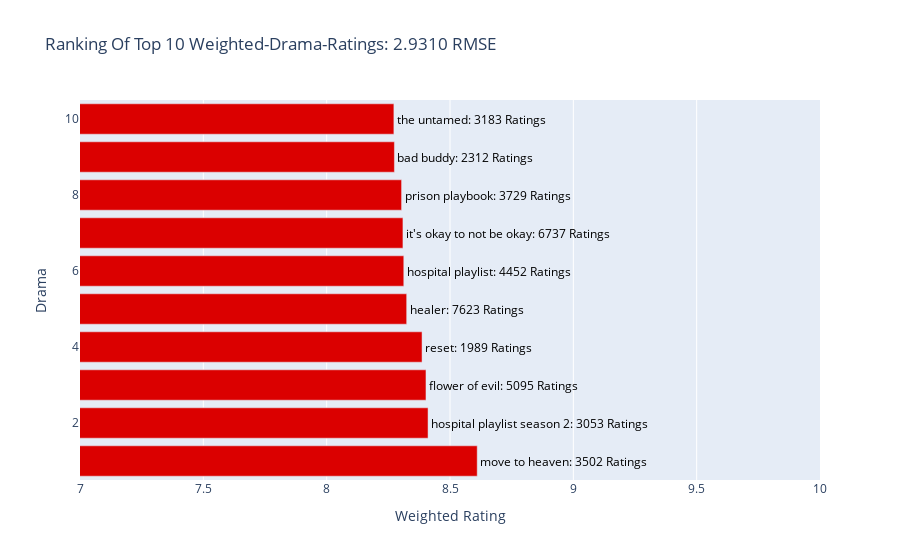

Write notebook code for a chart like this one.
### Code cell
# Create DataFrame for plotting
df_plot = pd.DataFrame(weighted_score[:n], columns=['Rating'])
df_plot.index = weighted_drama_ids[:10]
ranking_weighted_rating = df_plot.join(ratings_count).join(df_titles)
del df_plot


# Create trace
trace = go.Bar(x = ranking_weighted_rating['Rating'],
               text = ranking_weighted_rating['Name'].astype(str) +': '+ ranking_weighted_rating['Rating-Count'].astype(str) + ' Ratings',
               textposition = 'outside',
               textfont = dict(color = '#000000'),
               orientation = 'h',
               y = list(range(1, n+1)),
               marker = dict(color = '#db0000'))
# Create layout
layout = dict(title = 'Ranking Of Top {} Weighted-Drama-Ratings: {:.4f} RMSE'.format(n, rmse),
              xaxis = dict(title = 'Weighted Rating',
                          range = (7, 10)),
              yaxis = dict(title = 'Drama'))
# Create plot
fig = go.Figure(data=[trace], layout=layout)
iplot(fig)

### Figure 1 — Plotly figure (JSON) as saved in the notebook; plotly's stock layout.template omitted (floating-point values rounded to 4 significant figures)
{"data": [{"marker": {"color": "#db0000"}, "orientation": "h", "text": ["move to heaven: 3502 Ratings", "hospital playlist season 2: 3053 Ratings", "flower of evil: 5095 Ratings", "reset: 1989 Ratings", "healer: 7623 Ratings", "hospital playlist: 4452 Ratings", "it's okay to not be okay: 6737 Ratings", "prison playbook: 3729 Ratings", "bad buddy: 2312 Ratings", "the untamed: 3183 Ratings"], "textfont": {"color": "#000000"}, "textposition": "outside", "type": "bar", "x": [8.61, 8.411, 8.403, 8.387, 8.324, 8.313, 8.309, 8.304, 8.275, 8.273], "y": [1, 2, 3, 4, 5, 6, 7, 8, 9, 10]}], "layout": {"title": {"text": "Ranking Of Top 10 Weighted-Drama-Ratings: 2.9310 RMSE"}, "xaxis": {"range": [7, 10], "title": {"text": "Weighted Rating"}}, "yaxis": {"title": {"text": "Drama"}}}}
